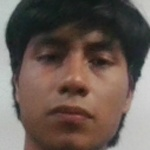
#> input picture Data/Calli/rostro_102.jpg, 150 x 150 px, given in place of the camera
$ python Base_Data.py
#> lines starting #> are read from the running program, lines starting #| are printed output that depends on the picture
import cv2
import os
import imutils

personName = input("Enter your name: ")
#> the answer given: ../Data/Calli/rostro_102.jpg
dataPath = 'C:/Users/Dell/Documents/GitHub/ReconocimientoFacialPython/Data'
personPath = dataPath + '/' + personName

######################################################################
if not os.path.exists(personPath):
    print('Carpeta creada: ', personPath)
    os.makedirs(personPath)
######################################################################

cap = cv2.VideoCapture(0, cv2.CAP_DSHOW)

faceClassif = cv2.CascadeClassifier(cv2.data.haarcascades + 'haarcascade_frontalface_default.xml')
count = 0

while True:
    ret, frame = cap.read()
#> frame is the input picture: shape (150, 150, 3); mean B, G, R 83, 90.2, 104.3
    if ret == False:
        break
    frame = imutils.resize(frame, width=320)
#> frame: shape (320, 320, 3)
    gray = cv2.cvtColor(frame, cv2.COLOR_BGR2GRAY)
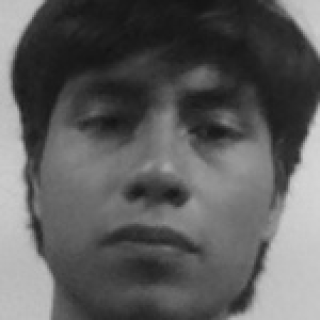
#> gray: shape (320, 320); min 19, max 213, mean 93.5
    auxFrame = frame.copy()

    faces = faceClassif.detectMultiScale(gray, 1.3, 5)
#> faces = [[33, 24, 255, 255]]

    for(x, y, w, h) in faces:
        cv2.rectangle(frame, (x,y), (x+w,y+h), (0,255,0), 2 )
        rostro = auxFrame[y:y+h, x:x+w]
        rostro = cv2.resize(rostro, (150, 150), interpolation=cv2.INTER_CUBIC) ##Cambiar a 150, 150 para hacer el modelo más ligero
        cv2.imwrite(personPath + '/rostro_{}.jpg'.format(count), rostro)
        count = count + 1
#> this loop made 1 pass
#> (x, y, w, h, count) on pass 1: (33, 24, 255, 255, 1)
#> pass 1, `rostro = auxFrame[y:y+h, x:x+w]`:
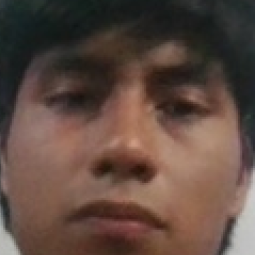
#> rostro: shape (255, 255, 3); mean B, G, R 64.7, 74, 94.8
#> after the loop:
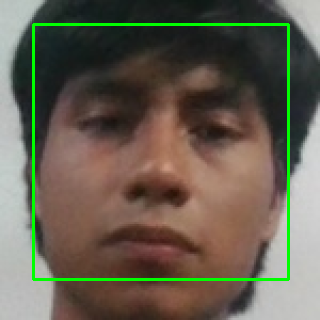
#> frame: shape (320, 320, 3); mean B, G, R 80.8, 95.5, 101.9
#> after the loop, count = 1

    cv2.imshow('frame', frame)

    k = cv2.waitKey(1)
#> (key Esc is pressed here)

    if k == 27 or count >= 500:
        break

cap.release()
cv2.destroyAllWindows()

$ run again, on Data/Calli/rostro_11.jpg
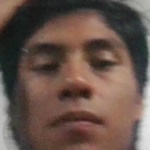
#> input picture Data/Calli/rostro_11.jpg, 150 x 150 px, given in place of the camera
#> frame is the input picture: shape (150, 150, 3); mean B, G, R 75, 83.5, 103.5
#> faces = [[30, 22, 255, 255]]
#> the loop `for(x, y, w, h) in faces:` made 1 pass
#> (x, y, w, h, count) on pass 1: (30, 22, 255, 255, 1)
#> pass 1, `rostro = auxFrame[y:y+h, x:x+w]`:
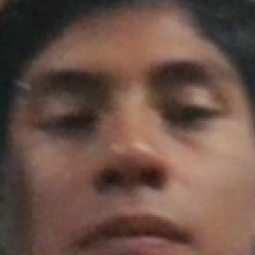
#> rostro: shape (255, 255, 3); mean B, G, R 70.6, 81.4, 107
#> after the loop `for(x, y, w, h) in faces:`:
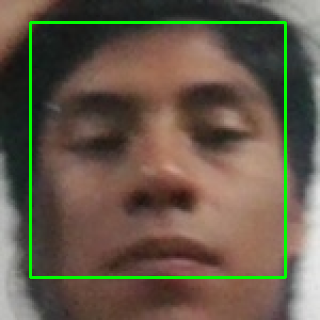
#> frame: shape (320, 320, 3); mean B, G, R 73.3, 89.3, 101.3
#> after the loop `for(x, y, w, h) in faces:`: count = 1
